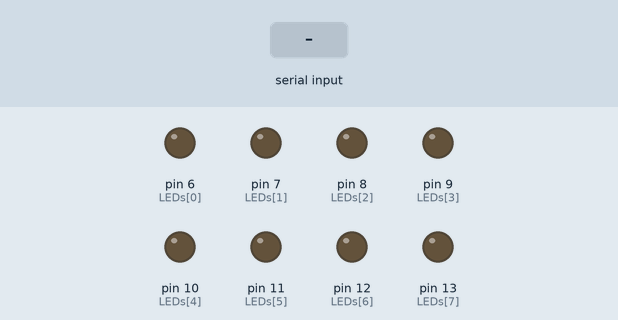
This sketch was run on a simulated Arduino Uno, built with avr-gcc and run on an emulated ATmega328P. On the bench: output pins drawn as LEDs (lit = HIGH). Inputs (shaded band) come from the test bench.

Above: at 1.2 s.
1.3 s: "90,45\n" received over the second serial link
At 2.5 s:
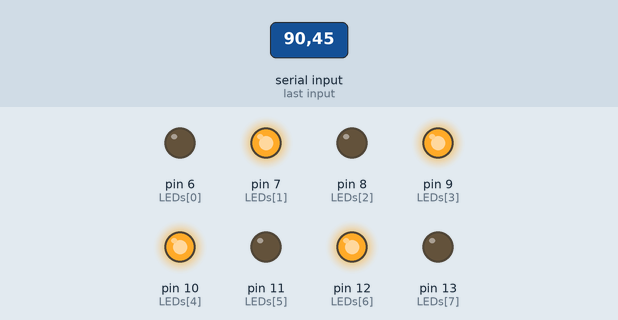
2.8 s: "30,150\n" received over the second serial link
At 3.5 s:
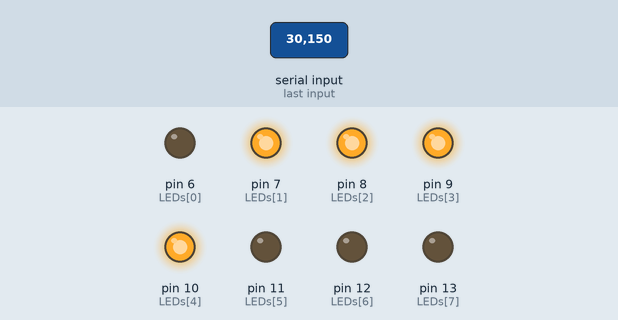
4.3 s: "5\n" received over the second serial link
At 5.5 s:
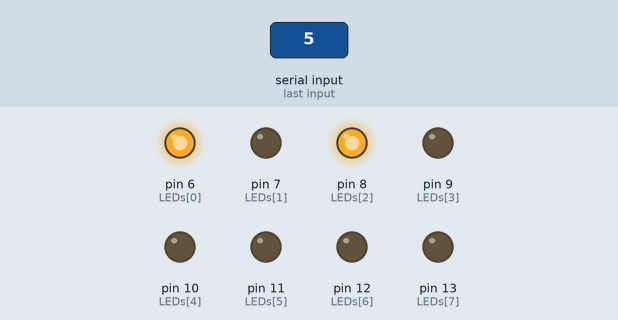
5.8 s: "200\n" received over the second serial link
At 7.0 s:
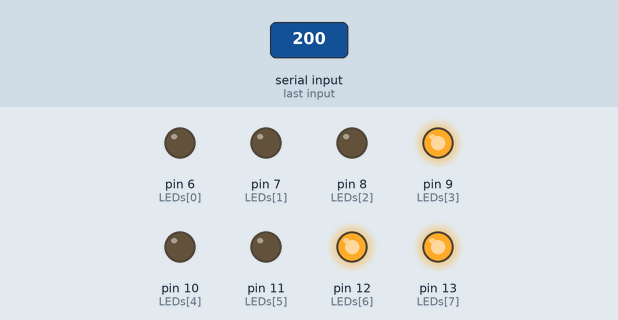
7.3 s: "90\n" received over the second serial link
At 8.1 s:
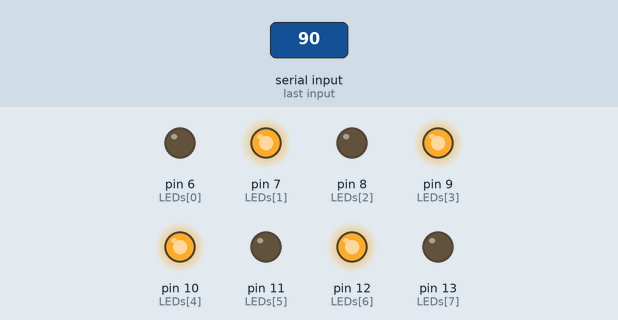
Timing chart, 0 to 9.8 s (numbered marks = the images above; inputs shaded):
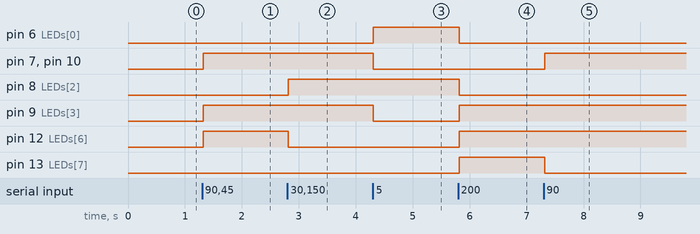

The sketch:

EX_21_02.ino
```cpp
#include <SoftwareSerial.h>

char TERMINATOR = '\n';
int LEDs[] = { 6, 7, 8, 9, 10, 11, 12, 13 };  // LED 연결 핀
String buffer = "";
boolean process_it = false;

SoftwareSerial BTSerial(2, 3);    // 소프트웨어 시리얼 포트 (RX, TX)

void setup() {
  BTSerial.begin(9600);       // 블루투스 모듈과의 시리얼 통신 초기화

  for (int i = 0; i < 8; i++) {     // LED 연결 핀을 출력으로 설정
    pinMode(LEDs[i], OUTPUT);
    digitalWrite(LEDs[i], LOW);   // 디폴트 상태는 꺼진 상태
  }
}

void loop() {
  if (BTSerial.available()) {     // 블루투스를 통한 데이터 수신 확인
    char ch = BTSerial.read();    // 한 문자 읽기

    if (ch == TERMINATOR) {
      process_it = true;
    }
    else {
      buffer = buffer + ch;
    }
  }

  if (process_it) {
    int no = buffer.toInt();
    BTSerial.print(buffer + " : ");
    if (no >= 0 && no <= 255) {
      BTSerial.println(no, BIN);

      for (int i = 0; i < 8; i++) {
        boolean b = (no >> i) & 0x01;
        digitalWrite(LEDs[i], b);
      }
    }
    else {
      BTSerial.println("잘못된 값이 입력되었습니다.");
    }

    process_it = false;
    buffer = "";
  }
}
```

Measured:
- after the input at 1.3 s, pin 7 (LEDs[1]), pin 9 (LEDs[3]), pin 10 (LEDs[4]), pin 12 (LEDs[6]): LOW → HIGH at once
- after the input at 2.8 s, pin 8 (LEDs[2]): LOW → HIGH at once; pin 12 (LEDs[6]): HIGH → LOW at once
- after the input at 4.3 s, pin 6 (LEDs[0]): LOW → HIGH at once; pin 7 (LEDs[1]), pin 9 (LEDs[3]), pin 10 (LEDs[4]): HIGH → LOW at once
- after the input at 5.8 s, pin 6 (LEDs[0]), pin 8 (LEDs[2]): HIGH → LOW at once; pin 9 (LEDs[3]), pin 12 (LEDs[6]), pin 13 (LEDs[7]): LOW → HIGH at once
- after the input at 7.3 s, pin 7 (LEDs[1]), pin 10 (LEDs[4]): LOW → HIGH at once; pin 13 (LEDs[7]): HIGH → LOW at once
